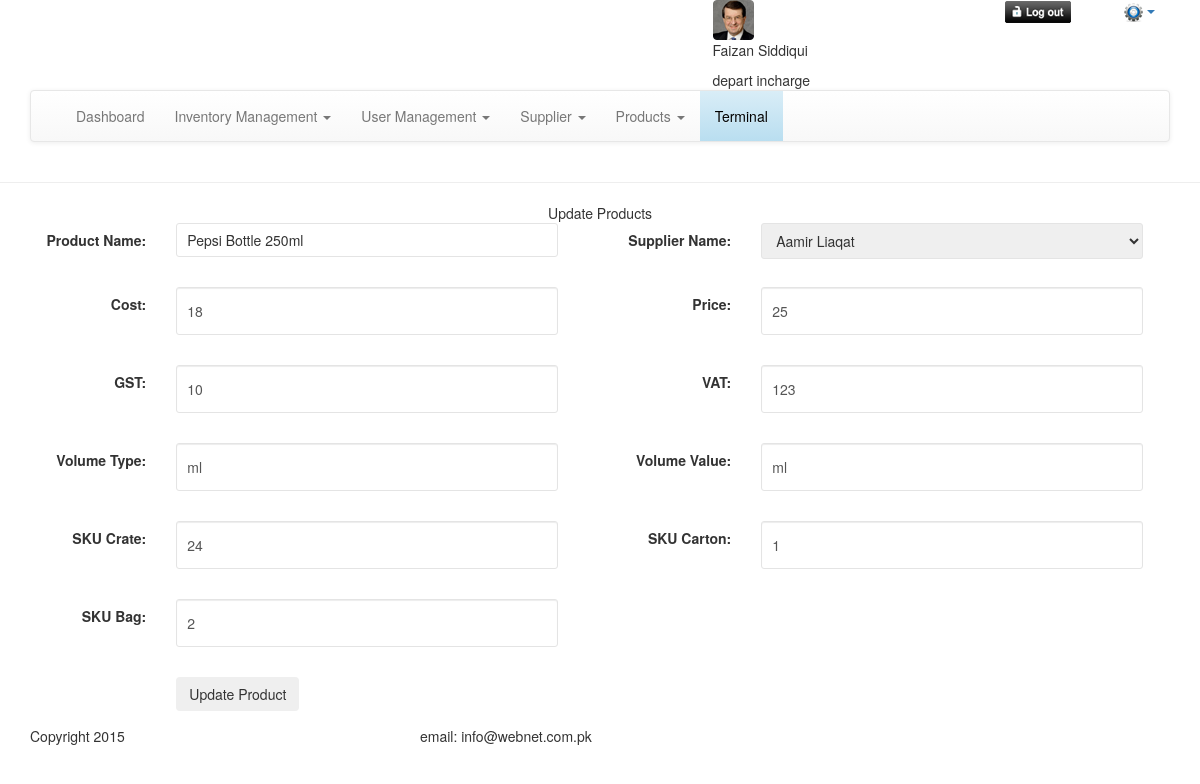
Screenshot of /add_product.php?id=1 (signed in) with the database file from the repository.
### tables this page shows
CREATE TABLE IF NOT EXISTS `products` (
  `p_id` int(11) NOT NULL,
  `p_name` text NOT NULL,
  `p_supplier` int(11) NOT NULL,
  `p_cost` decimal(10,0) NOT NULL,
  `p_price` decimal(10,0) NOT NULL,
  `p_gst` decimal(10,0) NOT NULL,
  `p_vat` decimal(10,0) NOT NULL,
  `p_volumetype` varchar(32) NOT NULL,
  `p_volumevalue` varchar(32) NOT NULL,
  `p_skucrate` int(11) NOT NULL,
  `p_skucarton` int(11) NOT NULL,
  `p_skubag` int(11) NOT NULL
);

CREATE TABLE IF NOT EXISTS `supplier` (
  `sup_id` int(11) NOT NULL,
  `sup_name` varchar(64) NOT NULL,
  `sup_email` varchar(64) NOT NULL,
  `sup_phone` varchar(64) NOT NULL,
  `sup_address` mediumtext NOT NULL,
  `sup_city` varchar(64) NOT NULL
);

### common/class.database.php (called while the page is built, shortened)
<?php
class Database {
    public $_DB;
    public $_query;
    public $_where = array();
    public $_select = array();
    public $_action;
    public $_table;
    public function __construct() {
        try {
            $this->_DB = new PDO('mysql:host=' . DB_HOST . ';dbname=' . DB_NAME, DB_USER, DB_PASS);
            $this->_DB->setAttribute(PDO::ATTR_ERRMODE, PDO::ERRMODE_EXCEPTION);
        } catch (PDOException $e) {
            echo 'ERROR: ' . $e->getMessage();
        }
    }
    public function where($column_name, $value, $operator = '=') {
        $this->_where[$column_name] = array();
        $this->_where[$column_name][] = $value;
        $this->_where[$column_name][] = $operator;
    }
    public function query($query) {
        try {
            $this->_query = $this->_DB->prepare(filter_var($query, FILTER_SANITIZE_STRING));
            $this->bind_results();
            $this->_query->execute();
            $this->_where = array();
            $this->_select = array();
        } catch (PDOException $e) {
            $er = $e->errorInfo;
            echo '<p style="font-family:arial; background:#F00; position:absolute; z-index:10000; color:#FFF; padding:5px;">ERROR: ' . $er[2] . '</p>';
        }
    }
    public function bind_results() {
        if (!empty($this->_where)) {
            $ci = 0;
            foreach ($this->_where as $c => $value) {
                $ci++;
                $this->_query->bindValue(':' . $c.$ci, $value[0], $this->get_type($value[0]));
            }
        }
    }
    public function get_type($value) {
        if (is_int($value)) {
            $param = PDO::PARAM_INT;
        } elseif (is_bool($value)) {
            $param = PDO::PARAM_BOOL;
        } elseif (is_null($value)) {
            $param = PDO::PARAM_NULL;
        } elseif (is_string($value)) {
            $param = PDO::PARAM_STR;
        } else {
            $param = FALSE;
        }
        return $param;
    }
    public function build_query() {
        $query = $this->_action;
        if ($this->_action == 'SELECT') {
            if (!empty($this->_select)) {
                foreach ($this->_select as $column_name => $name) {
                    $query .=' ' . $column_name . ' as ' . $name . ', ';
                }
            } else {
                $query .= ' *';
            }
            $query = rtrim($query, ', ');
        }
        if ($this->_action != 'UPDATE' && $this->_action != 'INSERT') {
            $query .= ' FROM ';
        }
        $query .= $this->_table;
        if (!empty($this->_where)) {
            $query .= ' WHERE ';
            $columns = array();
            $ci = 0;
            foreach ($this->_where as $c => $v) {
                $cn = $c;
                $ci++;
                $columns[] = $cn . ' ' . $v[1] . ' :' . $c.$ci;
            }
            $query .= implode(' AND ', $columns);
        }
        $this->query($query);
    }
    public function result($fetch_type = PDO::FETCH_OBJ) {
        return $this->_query->fetch($fetch_type);
    }
    public function all_results($fetch_type = PDO::FETCH_OBJ) {
        return $this->_query->fetchAll($fetch_type);
    }
    public function from($table_name, $num_rows = NULL) {
        $this->_action = 'SELECT';
        $this->_table = $table_name;
        $this->build_query();
    }
}

### classes/class.product.php (called while the page is built, shortened)
<?php
class product extends database
{
	private $table_name;
	function __construct()
	{
		$this->table_name = 'products';
	}
	public function pro_get($ID)
	{
		$this->from($this->table_name);
		return $this->result();
	}
}
 ?>

### classes/class.supplier.php (called while the page is built, shortened)
<?php
class supplier extends database
{
	private $table_name;
	function __construct(){
		$this->table_name = 'supplier';
	}
	public function get_suppliers($ID = NULL)
	{
		$this->from($this->table_name);
		return $this->all_results();
	}
}
 ?>

### add_product.php (the view, shortened to what this page needs)
<?php require_once 'header.php'; ?>
<section>
	<hr/>
	<div class="container">
		<div class="row">
			<div class="tableHeading">
				<p class="nomargin alignCenter"><?php echo (isset($_GET['id']))? 'Update' : 'Add' ?>  Products</p>
			</div>
			<?php
			$product = new product();
			$suppliers = new supplier();
			$suppliers_list = $suppliers->get_suppliers();
			$ID = (isset($_GET['id']))? $_GET['id'] : NULL;
			if (isset($ID)) {
				$product_result = $product->pro_get($ID);
			}
			?>
			<form class="form-horizontal dashboardForm"  action="add_product.php<?php echo isset($ID)? ('?id='.$ID) : ''; ?> " method="post">
			<div class="col-md-6">
				<div class="form-group">
					<label for="p_name" class="col-sm-3 control-label">Product Name: </label>
					<div class="col-sm-8">
						<input type="text" name="p_name" value="<?php echo (isset($ID))? $product_result->p_name : '' ?>" required>
					</div>
				</div>
			</div>
			<div class="col-md-6">
				<div class="form-group">
					<label for="p_supplier" class="col-sm-3 control-label">Supplier Name: </label>
					<div class="col-sm-8">
						<select name="p_supplier" id="p_supplier" required>
							<?php
							foreach($suppliers_list as $suplier){ ?>
								<option value="<?php echo $suplier->sup_id; ?>" <?php (isset($ID))? $sup = $product_result->p_supplier : ''; if(isset($ID)){if($suplier->sup_id == $sup){echo 'selected=selected';}}?>><?php echo $suplier->sup_name; ?></option>
							<?php
							}
							?>
						</select>
					</div>
				</div>
			</div>
			<div class="col-md-6">
				<div class="form-group">
					<label for="p_cost" class="col-sm-3 control-label">Cost: </label>
					<div class="col-sm-8">
						<input type="text" name="p_cost" value="<?php echo (isset($ID))? $product_result->p_cost : '' ?>" class="form-control" required>
					</div>
				</div>
			</div>
			<div class="col-md-6">
				<div class="form-group">
				    <label for="p_price" class="col-sm-3 control-label">Price: </label>
					<div class="col-sm-8">
						<input type="text" name="p_price" value="<?php echo (isset($ID))? $product_result->p_price : '' ?>" class="form-control" required>
					</div>
				</div>
			</div>
			<div class="col-md-6">
				<div class="form-group">
				    <label for="p_gst" class="col-sm-3 control-label">GST: </label>
					<div class="col-sm-8">
						<input type="text" name="p_gst" value="<?php echo (isset($ID))? $product_result->p_gst : '' ?>" class="form-control" required>
					</div>
				</div>
			</div>
			<div class="col-md-6">
				<div class="form-group">
				    <label for="p_vat" class="col-sm-3 control-label">VAT: </label>
					<div class="col-sm-8">
						<input type="text" name="p_vat" value="<?php echo (isset($ID))? $product_result->p_vat : '' ?>" class="form-control" required>
					</div>
				</div>
			</div>
			<div class="col-md-6">
				<div class="form-group">
				    <label for="p_volumetype" class="col-sm-3 control-label">Volume Type: </label>
					<div class="col-sm-8">
						<input type="text" name="p_volumetype" value="<?php echo (isset($ID))? $product_result->p_volumetype : '' ?>" class="form-control" required>
					</div>
				</div>
			</div>
			<div class="col-md-6">
				<div class="form-group">
				    <label for="p_volumevalue" class="col-sm-3 control-label">Volume Value: </label>
					<div class="col-sm-8">
						<input type="text" name="p_volumevalue" value="<?php echo (isset($ID))? $product_result->p_volumevalue : '' ?>" class="form-control" required>
					</div>
				</div>
			</div>
			<div class="col-md-6">
				<div class="form-group">
				    <label for="p_skucrate" class="col-sm-3 control-label">SKU Crate: </label>
					<div class="col-sm-8">
						<input type="text" name="p_skucrate" value="<?php echo (isset($ID))? $product_result->p_skucrate : '' ?>" class="form-control" required>
					</div>
				</div>
			</div>
			<div class="col-md-6">
				<div class="form-group">
				    <label for="p_skucarton" class="col-sm-3 control-label">SKU Carton: </label>
					<div class="col-sm-8">
						<input type="text" name="p_skucarton" value="<?php echo (isset($ID))? $product_result->p_skucarton : '' ?>" class="form-control" required>
					</div>
				</div>
			</div>
			<div class="col-md-6">
				<div class="form-group">
				    <label for="p_skubag" class="col-sm-3 control-label">SKU Bag: </label>
					<div class="col-sm-8">
						<input type="text" name="p_skubag" value="<?php echo (isset($ID))? $product_result->p_skubag : '' ?>" class="form-control" required>
					</div>
				</div>
			</div>
			<div class="col-md-6">
				<div class="form-group">
					<label class="col-sm-3 control-label"></label>
					<div class="col-sm-8">
						<button type="submit" class="btn submitBtn" name="add_product"><?php echo (isset($ID))? 'Update' : 'Add' ?> Product</button>
					</div>
			  	</div>
			</div>
			</form>
		</div>
	</div>
</section>
<?php require_once 'footer.php'; ?>

### assets/css/general.css (style rules this page uses)
a,abbr,acronym,address,applet,article,aside,audio,b,big,blockquote,body,canvas,caption,center,cite,code,dd,del,details,dfn,dialog,div,dl,dt,em,embed,fieldset,figcaption,figure,font,footer,form,h1,h2,h3,h4,h5,h6,header,hgroup,hr,html,i,iframe,img,ins,kbd,label,legend,li,mark,menu,meter,nav,object,ol,output,p,pre,progress,q,rp,rt,ruby,s,amp,section,small,span,strike,strong,sub,summary,sup,table,tbody,td,tfoot,th,thead,time,tr,tt,u,ul,var,video,xmp { margin:0; padding:0; }
body { background:#fff; color: #000; }
html, body { height:100%; width:100%; }
h1, h2, h3, h4, p { margin-bottom:15px; }
.nomargin { margin:0px!important; }
.alignCenter { text-align:center!important; }
a, input, textarea, select, img { border:0px; outline:none; }
label, input, textarea, select { box-sizing: border-box; -moz-box-sizing: border-box; -webkit-box-sizing: border-box; -o-box-sizing: border-box; -ms-box-sizing: border-box; }
p { text-align:justify; }
input[type=text], input[type=password], textarea, select { border:1px solid #e4e4e4; padding:6px 10px 6px 10px; margin-bottom:15px; border-radius:3px; -moz-border-radius:3px; -webkit-border-radius:3px; width:100%; }
input[type=text], input[type=email], input[type=password], select, textarea { box-sizing:content-box; }

### rows the page displays
products: p_name "Pepsi Bottle 250ml", p_supplier "Aamir Liaqat", p_cost "18", p_price "25", p_gst "10", p_vat "123", p_volumetype "ml", p_volumevalue "ml", p_skucrate "24", p_skucarton "1", p_skubag "2"

### other values shown
$_SESSION['user']->first_name "Faizan"
$_SESSION['user']->last_name "Siddiqui"
str_replace("_"," ","$desig") "depart incharge"
